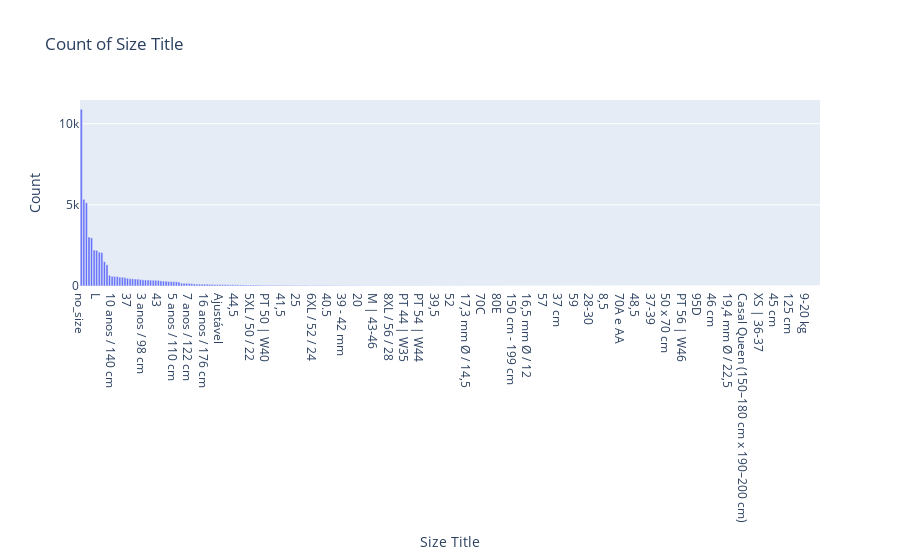

Write notebook code for a chart like this one.
### Markdown cell above
## Taking a deeper look into size title

Size title has unbalanced labels.
- Sizes can be further divided into product types. For instance, we have:
    - M, XL, S, etc which are the standard clothing sizes
    - no_size for the products which do not have size labels
    - numeric sizes (40, 41) which refers to footwear
    - kids sizes (8 anos, 12 anos, etc)
    - cup sizes (95D, 80B)
    - jewelry (which im assuming 30 mm diameter refers to)
    - volume units (40 x 45 cm)
    - weight units (9-18kgs)
    - jeans sizes (waist measurements W33)

### Code cell
# Assuming your DataFrame is called data
fig = px.bar(data['size_title'].value_counts(), 
             x=data['size_title'].value_counts().index, 
             y=data['size_title'].value_counts().values,
             labels={'x': 'Size Title', 'y': 'Count'},
             title='Count of Size Title')
fig

### Figure 1 — Plotly figure (JSON) as saved in the notebook; plotly's stock layout.template omitted (floating-point values rounded to 4 significant figures; data arrays with more than 128 entries replaced by an {"elided": "..."} marker saying what was removed)
{"data": [{"alignmentgroup": "True", "hovertemplate": "Size Title=%{x}<br>Count=%{y}<extra></extra>", "legendgroup": "", "marker": {"color": "#636efa", "pattern": {"shape": ""}}, "name": "", "offsetgroup": "", "orientation": "v", "showlegend": false, "textposition": "auto", "type": "bar", "x": {"elided": "288 str values"}, "xaxis": "x", "y": {"elided": "288 int values"}, "yaxis": "y"}], "layout": {"barmode": "relative", "legend": {"tracegroupgap": 0}, "title": {"text": "Count of Size Title"}, "xaxis": {"anchor": "y", "domain": [0, 1], "title": {"text": "Size Title"}}, "yaxis": {"anchor": "x", "domain": [0, 1], "title": {"text": "Count"}}}}
